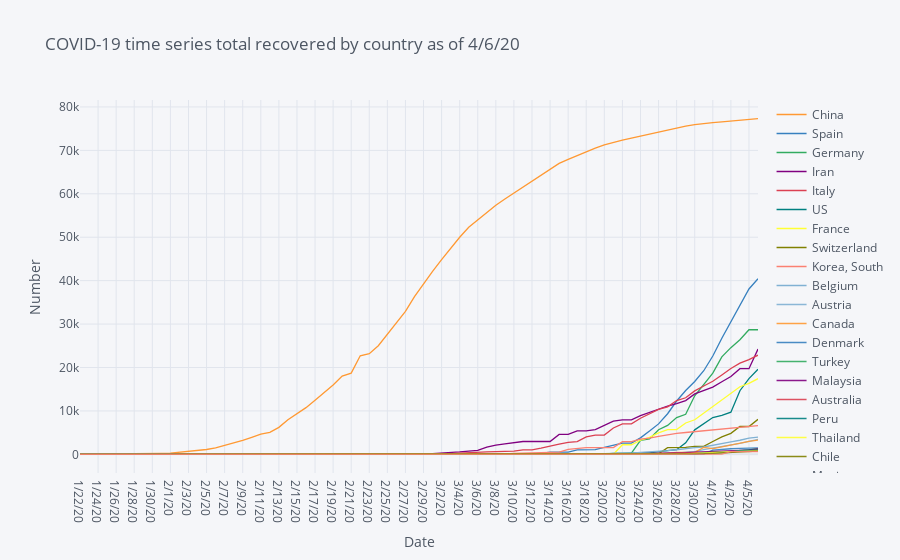

The code cell stored with this chart in its notebook:
### Code cell
# Time series total recovered by country

df=covid19_recovered.groupby('Country/Region').sum().reset_index()
df_recovered=df.sort_values(recovered_latest,ascending=False).head(20).drop(['Lat', 'Long'],axis=1).set_index("Country/Region").T
fig = df_recovered.iplot(asFigure=True, xTitle="Date", yTitle="Number", title=f'COVID-19 time series total recovered by country as of {recovered_latest}')
fig.show()

### Figure 1 — Plotly figure (JSON) as saved in the notebook; plotly's stock layout.template omitted (floating-point values rounded to 4 significant figures)
{"data": [{"line": {"color": "rgba(255, 153, 51, 1.0)", "dash": "solid", "shape": "linear", "width": 1.3}, "mode": "lines", "name": "China", "text": "", "type": "scatter", "x": ["1/22/20", "1/23/20", "1/24/20", "1/25/20", "1/26/20", "1/27/20", "1/28/20", "1/29/20", "1/30/20", "1/31/20", "2/1/20", "2/2/20", "2/3/20", "2/4/20", "2/5/20", "2/6/20", "2/7/20", "2/8/20", "2/9/20", "2/10/20", "2/11/20", "2/12/20", "2/13/20", "2/14/20", "2/15/20", "2/16/20", "2/17/20", "2/18/20", "2/19/20", "2/20/20", "2/21/20", "2/22/20", "2/23/20", "2/24/20", "2/25/20", "2/26/20", "2/27/20", "2/28/20", "2/29/20", "3/1/20", "3/2/20", "3/3/20", "3/4/20", "3/5/20", "3/6/20", "3/7/20", "3/8/20", "3/9/20", "3/10/20", "3/11/20", "3/12/20", "3/13/20", "3/14/20", "3/15/20", "3/16/20", "3/17/20", "3/18/20", "3/19/20", "3/20/20", "3/21/20", "3/22/20", "3/23/20", "3/24/20", "3/25/20", "3/26/20", "3/27/20", "3/28/20", "3/29/20", "3/30/20", "3/31/20", "4/1/20", "4/2/20", "4/3/20", "4/4/20", "4/5/20", "4/6/20"], "y": [28, 30, 36, 39, 49, 58, 101, 120, 135, 214, 275, 463, 614, 843, 1115, 1477, 1999, 2596, 3219, 3918, 4636, 5082, 6217, 7977, 9298, 10755, 12462, 14206, 15962, 18014, 18704, 22699, 23187, 25015, 27676, 30084, 32930, 36329, 39320, 42162, 44854, 47450, 50001, 52292, 53944, 55539, 57388, 58804, 60181, 61644, 62901, 64196, 65660, 67017, 67910, 68798, 69755, 70535, 71266, 71857, 72362, 72814, 73280, 73773, 74181, 74720, 75100, 75582, 75923, 76206, 76405, 76565, 76760, 76946, 77207, 77310]}, {"line": {"color": "rgba(55, 128, 191, 1.0)", "dash": "solid", "shape": "linear", "width": 1.3}, "mode": "lines", "name": "Spain", "text": "", "type": "scatter", "x": ["1/22/20", "1/23/20", "1/24/20", "1/25/20", "1/26/20", "1/27/20", "1/28/20", "1/29/20", "1/30/20", "1/31/20", "2/1/20", "2/2/20", "2/3/20", "2/4/20", "2/5/20", "2/6/20", "2/7/20", "2/8/20", "2/9/20", "2/10/20", "2/11/20", "2/12/20", "2/13/20", "2/14/20", "2/15/20", "2/16/20", "2/17/20", "2/18/20", "2/19/20", "2/20/20", "2/21/20", "2/22/20", "2/23/20", "2/24/20", "2/25/20", "2/26/20", "2/27/20", "2/28/20", "2/29/20", "3/1/20", "3/2/20", "3/3/20", "3/4/20", "3/5/20", "3/6/20", "3/7/20", "3/8/20", "3/9/20", "3/10/20", "3/11/20", "3/12/20", "3/13/20", "3/14/20", "3/15/20", "3/16/20", "3/17/20", "3/18/20", "3/19/20", "3/20/20", "3/21/20", "3/22/20", "3/23/20", "3/24/20", "3/25/20", "3/26/20", "3/27/20", "3/28/20", "3/29/20", "3/30/20", "3/31/20", "4/1/20", "4/2/20", "4/3/20", "4/4/20", "4/5/20", "4/6/20"], "y": [0, 0, 0, 0, 0, 0, 0, 0, 0, 0, 0, 0, 0, 0, 0, 0, 0, 0, 0, 0, 0, 0, 0, 0, 2, 2, 2, 2, 2, 2, 2, 2, 2, 2, 2, 2, 2, 2, 2, 2, 2, 2, 2, 2, 2, 30, 30, 32, 32, 183, 183, 193, 517, 517, 530, 1028, 1081, 1107, 1588, 2125, 2575, 2575, 3794, 5367, 7015, 9357, 12285, 14709, 16780, 19259, 22647, 26743, 30513, 34219, 38080, 40437]}, {"line": {"color": "rgba(50, 171, 96, 1.0)", "dash": "solid", "shape": "linear", "width": 1.3}, "mode": "lines", "name": "Germany", "text": "", "type": "scatter", "x": ["1/22/20", "1/23/20", "1/24/20", "1/25/20", "1/26/20", "1/27/20", "1/28/20", "1/29/20", "1/30/20", "1/31/20", "2/1/20", "2/2/20", "2/3/20", "2/4/20", "2/5/20", "2/6/20", "2/7/20", "2/8/20", "2/9/20", "2/10/20", "2/11/20", "2/12/20", "2/13/20", "2/14/20", "2/15/20", "2/16/20", "2/17/20", "2/18/20", "2/19/20", "2/20/20", "2/21/20", "2/22/20", "2/23/20", "2/24/20", "2/25/20", "2/26/20", "2/27/20", "2/28/20", "2/29/20", "3/1/20", "3/2/20", "3/3/20", "3/4/20", "3/5/20", "3/6/20", "3/7/20", "3/8/20", "3/9/20", "3/10/20", "3/11/20", "3/12/20", "3/13/20", "3/14/20", "3/15/20", "3/16/20", "3/17/20", "3/18/20", "3/19/20", "3/20/20", "3/21/20", "3/22/20", "3/23/20", "3/24/20", "3/25/20", "3/26/20", "3/27/20", "3/28/20", "3/29/20", "3/30/20", "3/31/20", "4/1/20", "4/2/20", "4/3/20", "4/4/20", "4/5/20", "4/6/20"], "y": [0, 0, 0, 0, 0, 0, 0, 0, 0, 0, 0, 0, 0, 0, 0, 0, 0, 0, 0, 0, 0, 0, 1, 1, 1, 1, 1, 12, 12, 12, 14, 14, 14, 14, 14, 15, 16, 16, 16, 16, 16, 16, 16, 16, 17, 18, 18, 18, 18, 25, 25, 46, 46, 46, 67, 67, 105, 113, 180, 233, 266, 266, 3243, 3547, 5673, 6658, 8481, 9211, 13500, 16100, 18700, 22440, 24575, 26400, 28700, 28700]}, {"line": {"color": "rgba(128, 0, 128, 1.0)", "dash": "solid", "shape": "linear", "width": 1.3}, "mode": "lines", "name": "Iran", "text": "", "type": "scatter", "x": ["1/22/20", "1/23/20", "1/24/20", "1/25/20", "1/26/20", "1/27/20", "1/28/20", "1/29/20", "1/30/20", "1/31/20", "2/1/20", "2/2/20", "2/3/20", "2/4/20", "2/5/20", "2/6/20", "2/7/20", "2/8/20", "2/9/20", "2/10/20", "2/11/20", "2/12/20", "2/13/20", "2/14/20", "2/15/20", "2/16/20", "2/17/20", "2/18/20", "2/19/20", "2/20/20", "2/21/20", "2/22/20", "2/23/20", "2/24/20", "2/25/20", "2/26/20", "2/27/20", "2/28/20", "2/29/20", "3/1/20", "3/2/20", "3/3/20", "3/4/20", "3/5/20", "3/6/20", "3/7/20", "3/8/20", "3/9/20", "3/10/20", "3/11/20", "3/12/20", "3/13/20", "3/14/20", "3/15/20", "3/16/20", "3/17/20", "3/18/20", "3/19/20", "3/20/20", "3/21/20", "3/22/20", "3/23/20", "3/24/20", "3/25/20", "3/26/20", "3/27/20", "3/28/20", "3/29/20", "3/30/20", "3/31/20", "4/1/20", "4/2/20", "4/3/20", "4/4/20", "4/5/20", "4/6/20"], "y": [0, 0, 0, 0, 0, 0, 0, 0, 0, 0, 0, 0, 0, 0, 0, 0, 0, 0, 0, 0, 0, 0, 0, 0, 0, 0, 0, 0, 0, 0, 0, 0, 0, 0, 0, 49, 49, 73, 123, 175, 291, 291, 552, 739, 913, 1669, 2134, 2394, 2731, 2959, 2959, 2959, 2959, 4590, 4590, 5389, 5389, 5710, 6745, 7635, 7931, 7931, 8913, 9625, 10457, 11133, 11679, 12391, 13911, 14656, 15473, 16711, 17935, 19736, 19736, 24236]}, {"line": {"color": "rgba(219, 64, 82, 1.0)", "dash": "solid", "shape": "linear", "width": 1.3}, "mode": "lines", "name": "Italy", "text": "", "type": "scatter", "x": ["1/22/20", "1/23/20", "1/24/20", "1/25/20", "1/26/20", "1/27/20", "1/28/20", "1/29/20", "1/30/20", "1/31/20", "2/1/20", "2/2/20", "2/3/20", "2/4/20", "2/5/20", "2/6/20", "2/7/20", "2/8/20", "2/9/20", "2/10/20", "2/11/20", "2/12/20", "2/13/20", "2/14/20", "2/15/20", "2/16/20", "2/17/20", "2/18/20", "2/19/20", "2/20/20", "2/21/20", "2/22/20", "2/23/20", "2/24/20", "2/25/20", "2/26/20", "2/27/20", "2/28/20", "2/29/20", "3/1/20", "3/2/20", "3/3/20", "3/4/20", "3/5/20", "3/6/20", "3/7/20", "3/8/20", "3/9/20", "3/10/20", "3/11/20", "3/12/20", "3/13/20", "3/14/20", "3/15/20", "3/16/20", "3/17/20", "3/18/20", "3/19/20", "3/20/20", "3/21/20", "3/22/20", "3/23/20", "3/24/20", "3/25/20", "3/26/20", "3/27/20", "3/28/20", "3/29/20", "3/30/20", "3/31/20", "4/1/20", "4/2/20", "4/3/20", "4/4/20", "4/5/20", "4/6/20"], "y": [0, 0, 0, 0, 0, 0, 0, 0, 0, 0, 0, 0, 0, 0, 0, 0, 0, 0, 0, 0, 0, 0, 0, 0, 0, 0, 0, 0, 0, 0, 0, 1, 2, 1, 1, 3, 45, 46, 46, 83, 149, 160, 276, 414, 523, 589, 622, 724, 724, 1045, 1045, 1439, 1966, 2335, 2749, 2941, 4025, 4440, 4440, 6072, 7024, 7024, 8326, 9362, 10361, 10950, 12384, 13030, 14620, 15729, 16847, 18278, 19758, 20996, 21815, 22837]}, {"line": {"color": "rgba(0, 128, 128, 1.0)", "dash": "solid", "shape": "linear", "width": 1.3}, "mode": "lines", "name": "US", "text": "", "type": "scatter", "x": ["1/22/20", "1/23/20", "1/24/20", "1/25/20", "1/26/20", "1/27/20", "1/28/20", "1/29/20", "1/30/20", "1/31/20", "2/1/20", "2/2/20", "2/3/20", "2/4/20", "2/5/20", "2/6/20", "2/7/20", "2/8/20", "2/9/20", "2/10/20", "2/11/20", "2/12/20", "2/13/20", "2/14/20", "2/15/20", "2/16/20", "2/17/20", "2/18/20", "2/19/20", "2/20/20", "2/21/20", "2/22/20", "2/23/20", "2/24/20", "2/25/20", "2/26/20", "2/27/20", "2/28/20", "2/29/20", "3/1/20", "3/2/20", "3/3/20", "3/4/20", "3/5/20", "3/6/20", "3/7/20", "3/8/20", "3/9/20", "3/10/20", "3/11/20", "3/12/20", "3/13/20", "3/14/20", "3/15/20", "3/16/20", "3/17/20", "3/18/20", "3/19/20", "3/20/20", "3/21/20", "3/22/20", "3/23/20", "3/24/20", "3/25/20", "3/26/20", "3/27/20", "3/28/20", "3/29/20", "3/30/20", "3/31/20", "4/1/20", "4/2/20", "4/3/20", "4/4/20", "4/5/20", "4/6/20"], "y": [0, 0, 0, 0, 0, 0, 0, 0, 0, 0, 0, 0, 0, 0, 0, 0, 0, 0, 3, 3, 3, 3, 3, 3, 3, 3, 3, 3, 3, 3, 5, 5, 5, 5, 6, 6, 6, 7, 7, 7, 7, 7, 7, 7, 7, 7, 7, 7, 8, 8, 12, 12, 12, 12, 17, 17, 105, 121, 147, 176, 178, 178, 348, 361, 681, 869, 1072, 2665, 5644, 7024, 8474, 9001, 9707, 14652, 17448, 19581]}, {"line": {"color": "rgba(255, 255, 51, 1.0)", "dash": "solid", "shape": "linear", "width": 1.3}, "mode": "lines", "name": "France", "text": "", "type": "scatter", "x": ["1/22/20", "1/23/20", "1/24/20", "1/25/20", "1/26/20", "1/27/20", "1/28/20", "1/29/20", "1/30/20", "1/31/20", "2/1/20", "2/2/20", "2/3/20", "2/4/20", "2/5/20", "2/6/20", "2/7/20", "2/8/20", "2/9/20", "2/10/20", "2/11/20", "2/12/20", "2/13/20", "2/14/20", "2/15/20", "2/16/20", "2/17/20", "2/18/20", "2/19/20", "2/20/20", "2/21/20", "2/22/20", "2/23/20", "2/24/20", "2/25/20", "2/26/20", "2/27/20", "2/28/20", "2/29/20", "3/1/20", "3/2/20", "3/3/20", "3/4/20", "3/5/20", "3/6/20", "3/7/20", "3/8/20", "3/9/20", "3/10/20", "3/11/20", "3/12/20", "3/13/20", "3/14/20", "3/15/20", "3/16/20", "3/17/20", "3/18/20", "3/19/20", "3/20/20", "3/21/20", "3/22/20", "3/23/20", "3/24/20", "3/25/20", "3/26/20", "3/27/20", "3/28/20", "3/29/20", "3/30/20", "3/31/20", "4/1/20", "4/2/20", "4/3/20", "4/4/20", "4/5/20", "4/6/20"], "y": [0, 0, 0, 0, 0, 0, 0, 0, 0, 0, 0, 0, 0, 0, 0, 0, 0, 0, 0, 0, 0, 2, 2, 2, 4, 4, 4, 4, 4, 4, 4, 4, 4, 4, 11, 11, 11, 11, 12, 12, 12, 12, 12, 12, 12, 12, 12, 12, 12, 12, 12, 12, 12, 12, 12, 12, 12, 12, 12, 12, 2206, 2206, 3250, 3907, 4955, 5707, 5724, 7226, 7964, 9513, 11053, 12548, 14135, 15572, 16349, 17428]}, {"line": {"color": "rgba(128, 128, 0, 1.0)", "dash": "solid", "shape": "linear", "width": 1.3}, "mode": "lines", "name": "Switzerland", "text": "", "type": "scatter", "x": ["1/22/20", "1/23/20", "1/24/20", "1/25/20", "1/26/20", "1/27/20", "1/28/20", "1/29/20", "1/30/20", "1/31/20", "2/1/20", "2/2/20", "2/3/20", "2/4/20", "2/5/20", "2/6/20", "2/7/20", "2/8/20", "2/9/20", "2/10/20", "2/11/20", "2/12/20", "2/13/20", "2/14/20", "2/15/20", "2/16/20", "2/17/20", "2/18/20", "2/19/20", "2/20/20", "2/21/20", "2/22/20", "2/23/20", "2/24/20", "2/25/20", "2/26/20", "2/27/20", "2/28/20", "2/29/20", "3/1/20", "3/2/20", "3/3/20", "3/4/20", "3/5/20", "3/6/20", "3/7/20", "3/8/20", "3/9/20", "3/10/20", "3/11/20", "3/12/20", "3/13/20", "3/14/20", "3/15/20", "3/16/20", "3/17/20", "3/18/20", "3/19/20", "3/20/20", "3/21/20", "3/22/20", "3/23/20", "3/24/20", "3/25/20", "3/26/20", "3/27/20", "3/28/20", "3/29/20", "3/30/20", "3/31/20", "4/1/20", "4/2/20", "4/3/20", "4/4/20", "4/5/20", "4/6/20"], "y": [0, 0, 0, 0, 0, 0, 0, 0, 0, 0, 0, 0, 0, 0, 0, 0, 0, 0, 0, 0, 0, 0, 0, 0, 0, 0, 0, 0, 0, 0, 0, 0, 0, 0, 0, 0, 0, 0, 0, 0, 0, 2, 3, 3, 3, 3, 3, 3, 3, 4, 4, 4, 4, 4, 4, 4, 15, 15, 15, 15, 131, 131, 131, 131, 131, 1530, 1530, 1595, 1823, 1823, 2967, 4013, 4846, 6415, 6415, 8056]}, {"line": {"color": "rgba(251, 128, 114, 1.0)", "dash": "solid", "shape": "linear", "width": 1.3}, "mode": "lines", "name": "Korea, South", "text": "", "type": "scatter", "x": ["1/22/20", "1/23/20", "1/24/20", "1/25/20", "1/26/20", "1/27/20", "1/28/20", "1/29/20", "1/30/20", "1/31/20", "2/1/20", "2/2/20", "2/3/20", "2/4/20", "2/5/20", "2/6/20", "2/7/20", "2/8/20", "2/9/20", "2/10/20", "2/11/20", "2/12/20", "2/13/20", "2/14/20", "2/15/20", "2/16/20", "2/17/20", "2/18/20", "2/19/20", "2/20/20", "2/21/20", "2/22/20", "2/23/20", "2/24/20", "2/25/20", "2/26/20", "2/27/20", "2/28/20", "2/29/20", "3/1/20", "3/2/20", "3/3/20", "3/4/20", "3/5/20", "3/6/20", "3/7/20", "3/8/20", "3/9/20", "3/10/20", "3/11/20", "3/12/20", "3/13/20", "3/14/20", "3/15/20", "3/16/20", "3/17/20", "3/18/20", "3/19/20", "3/20/20", "3/21/20", "3/22/20", "3/23/20", "3/24/20", "3/25/20", "3/26/20", "3/27/20", "3/28/20", "3/29/20", "3/30/20", "3/31/20", "4/1/20", "4/2/20", "4/3/20", "4/4/20", "4/5/20", "4/6/20"], "y": [0, 0, 0, 0, 0, 0, 0, 0, 0, 0, 0, 0, 0, 0, 0, 0, 1, 1, 3, 3, 3, 7, 7, 7, 9, 9, 10, 12, 12, 16, 16, 16, 18, 18, 22, 22, 22, 22, 27, 30, 30, 30, 41, 41, 135, 135, 118, 118, 247, 288, 333, 510, 510, 510, 1137, 1407, 1540, 1540, 1540, 1540, 2909, 2909, 3507, 3730, 4144, 4528, 4811, 5033, 5228, 5408, 5567, 5828, 6021, 6325, 6463, 6598]}, {"line": {"color": "rgba(128, 177, 211, 1.0)", "dash": "solid", "shape": "linear", "width": 1.3}, "mode": "lines", "name": "Belgium", "text": "", "type": "scatter", "x": ["1/22/20", "1/23/20", "1/24/20", "1/25/20", "1/26/20", "1/27/20", "1/28/20", "1/29/20", "1/30/20", "1/31/20", "2/1/20", "2/2/20", "2/3/20", "2/4/20", "2/5/20", "2/6/20", "2/7/20", "2/8/20", "2/9/20", "2/10/20", "2/11/20", "2/12/20", "2/13/20", "2/14/20", "2/15/20", "2/16/20", "2/17/20", "2/18/20", "2/19/20", "2/20/20", "2/21/20", "2/22/20", "2/23/20", "2/24/20", "2/25/20", "2/26/20", "2/27/20", "2/28/20", "2/29/20", "3/1/20", "3/2/20", "3/3/20", "3/4/20", "3/5/20", "3/6/20", "3/7/20", "3/8/20", "3/9/20", "3/10/20", "3/11/20", "3/12/20", "3/13/20", "3/14/20", "3/15/20", "3/16/20", "3/17/20", "3/18/20", "3/19/20", "3/20/20", "3/21/20", "3/22/20", "3/23/20", "3/24/20", "3/25/20", "3/26/20", "3/27/20", "3/28/20", "3/29/20", "3/30/20", "3/31/20", "4/1/20", "4/2/20", "4/3/20", "4/4/20", "4/5/20", "4/6/20"], "y": [0, 0, 0, 0, 0, 0, 0, 0, 0, 0, 0, 0, 0, 0, 0, 0, 0, 0, 0, 0, 0, 0, 0, 0, 0, 0, 1, 1, 1, 1, 1, 1, 1, 1, 1, 1, 1, 1, 1, 1, 1, 1, 1, 1, 1, 1, 1, 1, 1, 1, 1, 1, 1, 1, 1, 1, 31, 31, 1, 263, 263, 263, 461, 547, 675, 858, 1063, 1359, 1527, 1696, 2132, 2495, 2872, 3247, 3751, 3986]}, {"line": {"color": "rgba(128, 177, 211, 0.8999999999999999)", "dash": "solid", "shape": "linear", "width": 1.3}, "mode": "lines", "name": "Austria", "text": "", "type": "scatter", "x": ["1/22/20", "1/23/20", "1/24/20", "1/25/20", "1/26/20", "1/27/20", "1/28/20", "1/29/20", "1/30/20", "1/31/20", "2/1/20", "2/2/20", "2/3/20", "2/4/20", "2/5/20", "2/6/20", "2/7/20", "2/8/20", "2/9/20", "2/10/20", "2/11/20", "2/12/20", "2/13/20", "2/14/20", "2/15/20", "2/16/20", "2/17/20", "2/18/20", "2/19/20", "2/20/20", "2/21/20", "2/22/20", "2/23/20", "2/24/20", "2/25/20", "2/26/20", "2/27/20", "2/28/20", "2/29/20", "3/1/20", "3/2/20", "3/3/20", "3/4/20", "3/5/20", "3/6/20", "3/7/20", "3/8/20", "3/9/20", "3/10/20", "3/11/20", "3/12/20", "3/13/20", "3/14/20", "3/15/20", "3/16/20", "3/17/20", "3/18/20", "3/19/20", "3/20/20", "3/21/20", "3/22/20", "3/23/20", "3/24/20", "3/25/20", "3/26/20", "3/27/20", "3/28/20", "3/29/20", "3/30/20", "3/31/20", "4/1/20", "4/2/20", "4/3/20", "4/4/20", "4/5/20", "4/6/20"], "y": [0, 0, 0, 0, 0, 0, 0, 0, 0, 0, 0, 0, 0, 0, 0, 0, 0, 0, 0, 0, 0, 0, 0, 0, 0, 0, 0, 0, 0, 0, 0, 0, 0, 0, 0, 0, 0, 0, 0, 0, 0, 0, 0, 0, 0, 0, 0, 2, 4, 4, 4, 6, 6, 6, 6, 1, 9, 9, 9, 9, 9, 9, 9, 9, 112, 225, 225, 479, 636, 1095, 1436, 1749, 2022, 2507, 2998, 3463]}, {"line": {"color": "rgba(255, 153, 51, 0.8999999999999999)", "dash": "solid", "shape": "linear", "width": 1.3}, "mode": "lines", "name": "Canada", "text": "", "type": "scatter", "x": ["1/22/20", "1/23/20", "1/24/20", "1/25/20", "1/26/20", "1/27/20", "1/28/20", "1/29/20", "1/30/20", "1/31/20", "2/1/20", "2/2/20", "2/3/20", "2/4/20", "2/5/20", "2/6/20", "2/7/20", "2/8/20", "2/9/20", "2/10/20", "2/11/20", "2/12/20", "2/13/20", "2/14/20", "2/15/20", "2/16/20", "2/17/20", "2/18/20", "2/19/20", "2/20/20", "2/21/20", "2/22/20", "2/23/20", "2/24/20", "2/25/20", "2/26/20", "2/27/20", "2/28/20", "2/29/20", "3/1/20", "3/2/20", "3/3/20", "3/4/20", "3/5/20", "3/6/20", "3/7/20", "3/8/20", "3/9/20", "3/10/20", "3/11/20", "3/12/20", "3/13/20", "3/14/20", "3/15/20", "3/16/20", "3/17/20", "3/18/20", "3/19/20", "3/20/20", "3/21/20", "3/22/20", "3/23/20", "3/24/20", "3/25/20", "3/26/20", "3/27/20", "3/28/20", "3/29/20", "3/30/20", "3/31/20", "4/1/20", "4/2/20", "4/3/20", "4/4/20", "4/5/20", "4/6/20"], "y": [0, 0, 0, 0, 0, 0, 0, 0, 0, 0, 0, 0, 0, 0, 0, 0, 0, 0, 0, 0, 0, 1, 1, 1, 1, 1, 1, 1, 1, 1, 3, 3, 3, 3, 3, 3, 6, 6, 6, 6, 6, 6, 6, 6, 6, 8, 8, 8, 8, 8, 8, 8, 8, 8, 9, 9, 9, 9, 9, 10, 10, 10, 110, 183, 184, 256, 466, 466, 466, 1592, 1324, 1735, 2175, 2577, 3012, 3256]}, {"line": {"color": "rgba(55, 128, 191, 0.8999999999999999)", "dash": "solid", "shape": "linear", "width": 1.3}, "mode": "lines", "name": "Denmark", "text": "", "type": "scatter", "x": ["1/22/20", "1/23/20", "1/24/20", "1/25/20", "1/26/20", "1/27/20", "1/28/20", "1/29/20", "1/30/20", "1/31/20", "2/1/20", "2/2/20", "2/3/20", "2/4/20", "2/5/20", "2/6/20", "2/7/20", "2/8/20", "2/9/20", "2/10/20", "2/11/20", "2/12/20", "2/13/20", "2/14/20", "2/15/20", "2/16/20", "2/17/20", "2/18/20", "2/19/20", "2/20/20", "2/21/20", "2/22/20", "2/23/20", "2/24/20", "2/25/20", "2/26/20", "2/27/20", "2/28/20", "2/29/20", "3/1/20", "3/2/20", "3/3/20", "3/4/20", "3/5/20", "3/6/20", "3/7/20", "3/8/20", "3/9/20", "3/10/20", "3/11/20", "3/12/20", "3/13/20", "3/14/20", "3/15/20", "3/16/20", "3/17/20", "3/18/20", "3/19/20", "3/20/20", "3/21/20", "3/22/20", "3/23/20", "3/24/20", "3/25/20", "3/26/20", "3/27/20", "3/28/20", "3/29/20", "3/30/20", "3/31/20", "4/1/20", "4/2/20", "4/3/20", "4/4/20", "4/5/20", "4/6/20"], "y": [0, 0, 0, 0, 0, 0, 0, 0, 0, 0, 0, 0, 0, 0, 0, 0, 0, 0, 0, 0, 0, 0, 0, 0, 0, 0, 0, 0, 0, 0, 0, 0, 0, 0, 0, 0, 0, 0, 0, 0, 0, 0, 0, 0, 1, 1, 1, 1, 1, 1, 1, 1, 1, 1, 1, 1, 1, 1, 1, 1, 1, 1, 36, 41, 50, 57, 57, 73, 73, 77, 971, 1172, 1287, 1379, 1429, 1489]}, {"line": {"color": "rgba(50, 171, 96, 0.8999999999999999)", "dash": "solid", "shape": "linear", "width": 1.3}, "mode": "lines", "name": "Turkey", "text": "", "type": "scatter", "x": ["1/22/20", "1/23/20", "1/24/20", "1/25/20", "1/26/20", "1/27/20", "1/28/20", "1/29/20", "1/30/20", "1/31/20", "2/1/20", "2/2/20", "2/3/20", "2/4/20", "2/5/20", "2/6/20", "2/7/20", "2/8/20", "2/9/20", "2/10/20", "2/11/20", "2/12/20", "2/13/20", "2/14/20", "2/15/20", "2/16/20", "2/17/20", "2/18/20", "2/19/20", "2/20/20", "2/21/20", "2/22/20", "2/23/20", "2/24/20", "2/25/20", "2/26/20", "2/27/20", "2/28/20", "2/29/20", "3/1/20", "3/2/20", "3/3/20", "3/4/20", "3/5/20", "3/6/20", "3/7/20", "3/8/20", "3/9/20", "3/10/20", "3/11/20", "3/12/20", "3/13/20", "3/14/20", "3/15/20", "3/16/20", "3/17/20", "3/18/20", "3/19/20", "3/20/20", "3/21/20", "3/22/20", "3/23/20", "3/24/20", "3/25/20", "3/26/20", "3/27/20", "3/28/20", "3/29/20", "3/30/20", "3/31/20", "4/1/20", "4/2/20", "4/3/20", "4/4/20", "4/5/20", "4/6/20"], "y": [0, 0, 0, 0, 0, 0, 0, 0, 0, 0, 0, 0, 0, 0, 0, 0, 0, 0, 0, 0, 0, 0, 0, 0, 0, 0, 0, 0, 0, 0, 0, 0, 0, 0, 0, 0, 0, 0, 0, 0, 0, 0, 0, 0, 0, 0, 0, 0, 0, 0, 0, 0, 0, 0, 0, 0, 0, 0, 0, 0, 0, 0, 0, 26, 26, 42, 70, 105, 162, 243, 333, 415, 484, 786, 1042, 1326]}, {"line": {"color": "rgba(128, 0, 128, 0.8999999999999999)", "dash": "solid", "shape": "linear", "width": 1.3}, "mode": "lines", "name": "Malaysia", "text": "", "type": "scatter", "x": ["1/22/20", "1/23/20", "1/24/20", "1/25/20", "1/26/20", "1/27/20", "1/28/20", "1/29/20", "1/30/20", "1/31/20", "2/1/20", "2/2/20", "2/3/20", "2/4/20", "2/5/20", "2/6/20", "2/7/20", "2/8/20", "2/9/20", "2/10/20", "2/11/20", "2/12/20", "2/13/20", "2/14/20", "2/15/20", "2/16/20", "2/17/20", "2/18/20", "2/19/20", "2/20/20", "2/21/20", "2/22/20", "2/23/20", "2/24/20", "2/25/20", "2/26/20", "2/27/20", "2/28/20", "2/29/20", "3/1/20", "3/2/20", "3/3/20", "3/4/20", "3/5/20", "3/6/20", "3/7/20", "3/8/20", "3/9/20", "3/10/20", "3/11/20", "3/12/20", "3/13/20", "3/14/20", "3/15/20", "3/16/20", "3/17/20", "3/18/20", "3/19/20", "3/20/20", "3/21/20", "3/22/20", "3/23/20", "3/24/20", "3/25/20", "3/26/20", "3/27/20", "3/28/20", "3/29/20", "3/30/20", "3/31/20", "4/1/20", "4/2/20", "4/3/20", "4/4/20", "4/5/20", "4/6/20"], "y": [0, 0, 0, 0, 0, 0, 0, 0, 0, 0, 0, 0, 0, 0, 0, 0, 1, 1, 1, 1, 3, 3, 3, 3, 7, 7, 7, 13, 15, 15, 15, 15, 15, 18, 18, 18, 18, 18, 18, 18, 18, 22, 22, 22, 22, 23, 24, 24, 24, 26, 26, 26, 35, 42, 42, 49, 60, 75, 87, 114, 139, 139, 183, 199, 215, 259, 320, 388, 479, 537, 645, 767, 827, 915, 1005, 1241]}, {"line": {"color": "rgba(219, 64, 82, 0.8999999999999999)", "dash": "solid", "shape": "linear", "width": 1.3}, "mode": "lines", "name": "Australia", "text": "", "type": "scatter", "x": ["1/22/20", "1/23/20", "1/24/20", "1/25/20", "1/26/20", "1/27/20", "1/28/20", "1/29/20", "1/30/20", "1/31/20", "2/1/20", "2/2/20", "2/3/20", "2/4/20", "2/5/20", "2/6/20", "2/7/20", "2/8/20", "2/9/20", "2/10/20", "2/11/20", "2/12/20", "2/13/20", "2/14/20", "2/15/20", "2/16/20", "2/17/20", "2/18/20", "2/19/20", "2/20/20", "2/21/20", "2/22/20", "2/23/20", "2/24/20", "2/25/20", "2/26/20", "2/27/20", "2/28/20", "2/29/20", "3/1/20", "3/2/20", "3/3/20", "3/4/20", "3/5/20", "3/6/20", "3/7/20", "3/8/20", "3/9/20", "3/10/20", "3/11/20", "3/12/20", "3/13/20", "3/14/20", "3/15/20", "3/16/20", "3/17/20", "3/18/20", "3/19/20", "3/20/20", "3/21/20", "3/22/20", "3/23/20", "3/24/20", "3/25/20", "3/26/20", "3/27/20", "3/28/20", "3/29/20", "3/30/20", "3/31/20", "4/1/20", "4/2/20", "4/3/20", "4/4/20", "4/5/20", "4/6/20"], "y": [0, 0, 0, 0, 0, 0, 0, 0, 2, 2, 2, 2, 2, 2, 2, 2, 2, 2, 2, 2, 2, 2, 8, 8, 8, 8, 10, 10, 10, 10, 11, 11, 11, 11, 11, 11, 11, 11, 11, 11, 11, 11, 11, 21, 21, 21, 21, 21, 21, 21, 21, 23, 23, 23, 23, 23, 23, 26, 26, 26, 88, 88, 115, 119, 172, 194, 244, 244, 257, 358, 422, 520, 649, 701, 757, 1080]}, {"line": {"color": "rgba(0, 128, 128, 0.8999999999999999)", "dash": "solid", "shape": "linear", "width": 1.3}, "mode": "lines", "name": "Peru", "text": "", "type": "scatter", "x": ["1/22/20", "1/23/20", "1/24/20", "1/25/20", "1/26/20", "1/27/20", "1/28/20", "1/29/20", "1/30/20", "1/31/20", "2/1/20", "2/2/20", "2/3/20", "2/4/20", "2/5/20", "2/6/20", "2/7/20", "2/8/20", "2/9/20", "2/10/20", "2/11/20", "2/12/20", "2/13/20", "2/14/20", "2/15/20", "2/16/20", "2/17/20", "2/18/20", "2/19/20", "2/20/20", "2/21/20", "2/22/20", "2/23/20", "2/24/20", "2/25/20", "2/26/20", "2/27/20", "2/28/20", "2/29/20", "3/1/20", "3/2/20", "3/3/20", "3/4/20", "3/5/20", "3/6/20", "3/7/20", "3/8/20", "3/9/20", "3/10/20", "3/11/20", "3/12/20", "3/13/20", "3/14/20", "3/15/20", "3/16/20", "3/17/20", "3/18/20", "3/19/20", "3/20/20", "3/21/20", "3/22/20", "3/23/20", "3/24/20", "3/25/20", "3/26/20", "3/27/20", "3/28/20", "3/29/20", "3/30/20", "3/31/20", "4/1/20", "4/2/20", "4/3/20", "4/4/20", "4/5/20", "4/6/20"], "y": [0, 0, 0, 0, 0, 0, 0, 0, 0, 0, 0, 0, 0, 0, 0, 0, 0, 0, 0, 0, 0, 0, 0, 0, 0, 0, 0, 0, 0, 0, 0, 0, 0, 0, 0, 0, 0, 0, 0, 0, 0, 0, 0, 0, 0, 0, 0, 0, 0, 0, 0, 0, 0, 0, 0, 1, 1, 1, 1, 1, 1, 1, 1, 1, 14, 16, 16, 16, 53, 394, 394, 537, 537, 914, 989, 997]}, {"line": {"color": "rgba(255, 255, 51, 0.8999999999999999)", "dash": "solid", "shape": "linear", "width": 1.3}, "mode": "lines", "name": "Thailand", "text": "", "type": "scatter", "x": ["1/22/20", "1/23/20", "1/24/20", "1/25/20", "1/26/20", "1/27/20", "1/28/20", "1/29/20", "1/30/20", "1/31/20", "2/1/20", "2/2/20", "2/3/20", "2/4/20", "2/5/20", "2/6/20", "2/7/20", "2/8/20", "2/9/20", "2/10/20", "2/11/20", "2/12/20", "2/13/20", "2/14/20", "2/15/20", "2/16/20", "2/17/20", "2/18/20", "2/19/20", "2/20/20", "2/21/20", "2/22/20", "2/23/20", "2/24/20", "2/25/20", "2/26/20", "2/27/20", "2/28/20", "2/29/20", "3/1/20", "3/2/20", "3/3/20", "3/4/20", "3/5/20", "3/6/20", "3/7/20", "3/8/20", "3/9/20", "3/10/20", "3/11/20", "3/12/20", "3/13/20", "3/14/20", "3/15/20", "3/16/20", "3/17/20", "3/18/20", "3/19/20", "3/20/20", "3/21/20", "3/22/20", "3/23/20", "3/24/20", "3/25/20", "3/26/20", "3/27/20", "3/28/20", "3/29/20", "3/30/20", "3/31/20", "4/1/20", "4/2/20", "4/3/20", "4/4/20", "4/5/20", "4/6/20"], "y": [0, 0, 0, 0, 2, 2, 5, 5, 5, 5, 5, 5, 5, 5, 5, 5, 5, 10, 10, 10, 10, 10, 12, 12, 12, 14, 15, 15, 15, 15, 17, 17, 21, 21, 22, 22, 22, 28, 28, 28, 31, 31, 31, 31, 31, 31, 31, 31, 33, 34, 34, 35, 35, 35, 35, 41, 42, 42, 42, 42, 44, 44, 52, 70, 88, 97, 97, 97, 229, 342, 505, 505, 612, 674, 793, 793]}, {"line": {"color": "rgba(128, 128, 0, 0.8999999999999999)", "dash": "solid", "shape": "linear", "width": 1.3}, "mode": "lines", "name": "Chile", "text": "", "type": "scatter", "x": ["1/22/20", "1/23/20", "1/24/20", "1/25/20", "1/26/20", "1/27/20", "1/28/20", "1/29/20", "1/30/20", "1/31/20", "2/1/20", "2/2/20", "2/3/20", "2/4/20", "2/5/20", "2/6/20", "2/7/20", "2/8/20", "2/9/20", "2/10/20", "2/11/20", "2/12/20", "2/13/20", "2/14/20", "2/15/20", "2/16/20", "2/17/20", "2/18/20", "2/19/20", "2/20/20", "2/21/20", "2/22/20", "2/23/20", "2/24/20", "2/25/20", "2/26/20", "2/27/20", "2/28/20", "2/29/20", "3/1/20", "3/2/20", "3/3/20", "3/4/20", "3/5/20", "3/6/20", "3/7/20", "3/8/20", "3/9/20", "3/10/20", "3/11/20", "3/12/20", "3/13/20", "3/14/20", "3/15/20", "3/16/20", "3/17/20", "3/18/20", "3/19/20", "3/20/20", "3/21/20", "3/22/20", "3/23/20", "3/24/20", "3/25/20", "3/26/20", "3/27/20", "3/28/20", "3/29/20", "3/30/20", "3/31/20", "4/1/20", "4/2/20", "4/3/20", "4/4/20", "4/5/20", "4/6/20"], "y": [0, 0, 0, 0, 0, 0, 0, 0, 0, 0, 0, 0, 0, 0, 0, 0, 0, 0, 0, 0, 0, 0, 0, 0, 0, 0, 0, 0, 0, 0, 0, 0, 0, 0, 0, 0, 0, 0, 0, 0, 0, 0, 0, 0, 0, 0, 0, 0, 0, 0, 0, 0, 0, 0, 0, 0, 0, 0, 6, 6, 8, 8, 17, 22, 22, 43, 61, 75, 156, 156, 234, 335, 427, 528, 618, 728]}, {"line": {"color": "rgba(251, 128, 114, 0.8999999999999999)", "dash": "solid", "shape": "linear", "width": 1.3}, "mode": "lines", "name": "Mexico", "text": "", "type": "scatter", "x": ["1/22/20", "1/23/20", "1/24/20", "1/25/20", "1/26/20", "1/27/20", "1/28/20", "1/29/20", "1/30/20", "1/31/20", "2/1/20", "2/2/20", "2/3/20", "2/4/20", "2/5/20", "2/6/20", "2/7/20", "2/8/20", "2/9/20", "2/10/20", "2/11/20", "2/12/20", "2/13/20", "2/14/20", "2/15/20", "2/16/20", "2/17/20", "2/18/20", "2/19/20", "2/20/20", "2/21/20", "2/22/20", "2/23/20", "2/24/20", "2/25/20", "2/26/20", "2/27/20", "2/28/20", "2/29/20", "3/1/20", "3/2/20", "3/3/20", "3/4/20", "3/5/20", "3/6/20", "3/7/20", "3/8/20", "3/9/20", "3/10/20", "3/11/20", "3/12/20", "3/13/20", "3/14/20", "3/15/20", "3/16/20", "3/17/20", "3/18/20", "3/19/20", "3/20/20", "3/21/20", "3/22/20", "3/23/20", "3/24/20", "3/25/20", "3/26/20", "3/27/20", "3/28/20", "3/29/20", "3/30/20", "3/31/20", "4/1/20", "4/2/20", "4/3/20", "4/4/20", "4/5/20", "4/6/20"], "y": [0, 0, 0, 0, 0, 0, 0, 0, 0, 0, 0, 0, 0, 0, 0, 0, 0, 0, 0, 0, 0, 0, 0, 0, 0, 0, 0, 0, 0, 0, 0, 0, 0, 0, 0, 0, 0, 0, 0, 0, 0, 1, 1, 1, 1, 1, 1, 1, 4, 4, 4, 4, 4, 4, 4, 4, 4, 4, 4, 4, 4, 4, 4, 4, 4, 4, 4, 4, 35, 35, 35, 35, 633, 633, 633, 633]}], "layout": {"legend": {"bgcolor": "#F5F6F9", "font": {"color": "#4D5663"}}, "paper_bgcolor": "#F5F6F9", "plot_bgcolor": "#F5F6F9", "title": {"font": {"color": "#4D5663"}, "text": "COVID-19 time series total recovered by country as of 4/6/20"}, "xaxis": {"gridcolor": "#E1E5ED", "showgrid": true, "tickfont": {"color": "#4D5663"}, "title": {"font": {"color": "#4D5663"}, "text": "Date"}, "zerolinecolor": "#E1E5ED"}, "yaxis": {"gridcolor": "#E1E5ED", "showgrid": true, "tickfont": {"color": "#4D5663"}, "title": {"font": {"color": "#4D5663"}, "text": "Number"}, "zerolinecolor": "#E1E5ED"}}}
